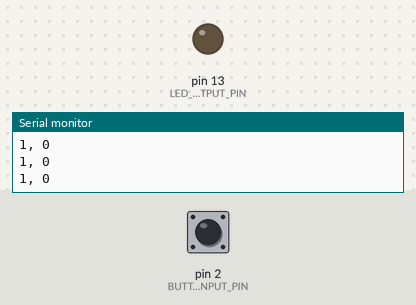
Recording of a sketch running on a simulated Arduino Uno, built with avr-gcc and run on an emulated ATmega328P. On the bench: output pins drawn as LEDs (lit = HIGH), the last lines printed to the serial monitor. The test bench sets the inputs (shaded band); at power-on: pin 2 (BUTTON_INPUT_PIN) HIGH.

Above: at 1.2 s.
1.3 s: pin 2 (BUTTON_INPUT_PIN) pulled LOW for 0.15 s
At 1.38 s:
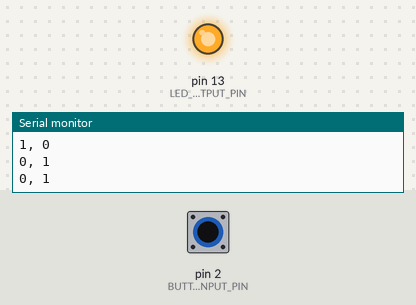
2.9 s: pin 2 (BUTTON_INPUT_PIN) pulled LOW for 3.2 s
At 7.2 s:
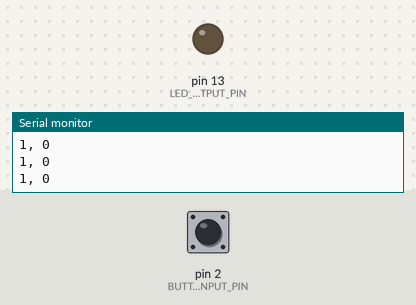
Timing chart, 0 to 8.7 s (numbered marks = the images above; inputs shaded):
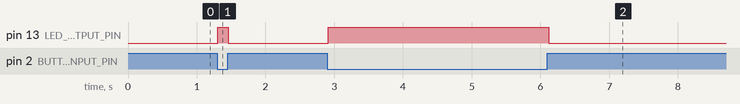

The sketch:

ReadButtonSetLED.ino
```cpp
/*
 * This example reads in a button input on digital I/O Pin 2 and turns on/off
 * the embedded LED on the Arduino (defaults to LED_BUILTIN) accordingly. By
 * default, the code assumes a pull-down resistor configuration (when button
 * is not pressed, Pin 2 is LOW; when button is pressed Pin 2 is HIGH). If you've
 * wired a pull-up resistor configuration, set IS_RESISTOR_CONFIGURATION_PULLDOWN
 * to false. With a pull-up resistor, when the button is not pressed, Pin 2 is HIGH
 * and when the button is pressed Pin 2 is LOW.
 *
 * See: https://makeabilitylab.github.io/physcomp/arduino/buttons.html
 *
 * By Jon Froehlich
 * @jonfroehlich
 * http://makeabilitylab.io
 *
 */

// change this if your button is wired on a different digital I/O pin
const int BUTTON_INPUT_PIN = 2;

// change this if you want to use an external LED on a different pin
const int LED_OUTPUT_PIN = LED_BUILTIN;

// change this to false if you wired up a pull-up configuration
const boolean IS_RESISTOR_CONFIGURATION_PULLDOWN = false;

void setup() {
  pinMode(BUTTON_INPUT_PIN, INPUT_PULLUP);
  pinMode(LED_OUTPUT_PIN, OUTPUT);
  Serial.begin(9600); // used for debugging
}

void loop() {

  // read the button value. It will be HIGH when pressed and
  // LOW when not pressed
  int buttonVal = digitalRead(BUTTON_INPUT_PIN);
  int ledVal = buttonVal;

  // Check if we're in a pull-down or pull-up resistor configuration
  if(IS_RESISTOR_CONFIGURATION_PULLDOWN == false){
    // If we're here, we're in a pull-up resistor configuration
    // so the ledVal is the opposite of buttonVal (since buttonVal is HIGH
    // when the button is *not* pressed)
    ledVal = !buttonVal;
  }

  digitalWrite(LED_OUTPUT_PIN, ledVal);

  // Write out the button value and the LED value to Serial for debugging
  Serial.print(buttonVal);
  Serial.print(", ");
  Serial.println(ledVal);

  // Check for new input every 50ms (~20 times a sec)
  delay(50);
}
```

Measured:
- after the input at 1.3 s, pin 13 (LED_OUTPUT_PIN): LOW → HIGH at once, → LOW 0.15 s later
- after the input at 2.9 s, pin 13 (LED_OUTPUT_PIN): LOW → HIGH at once, → LOW 3.2 s later
